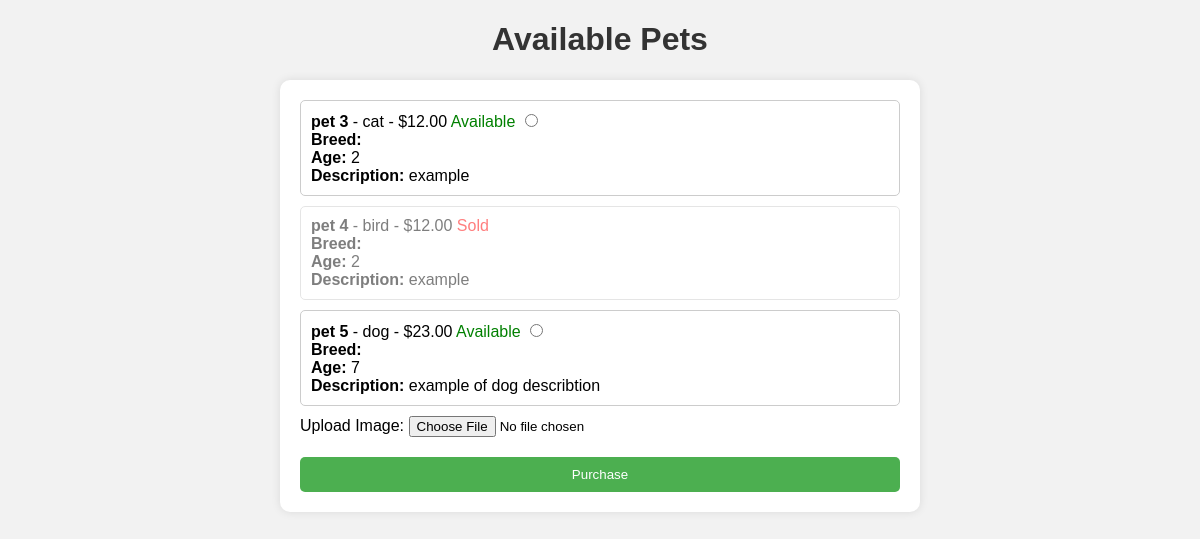
Before: /buy/ with the older database file.
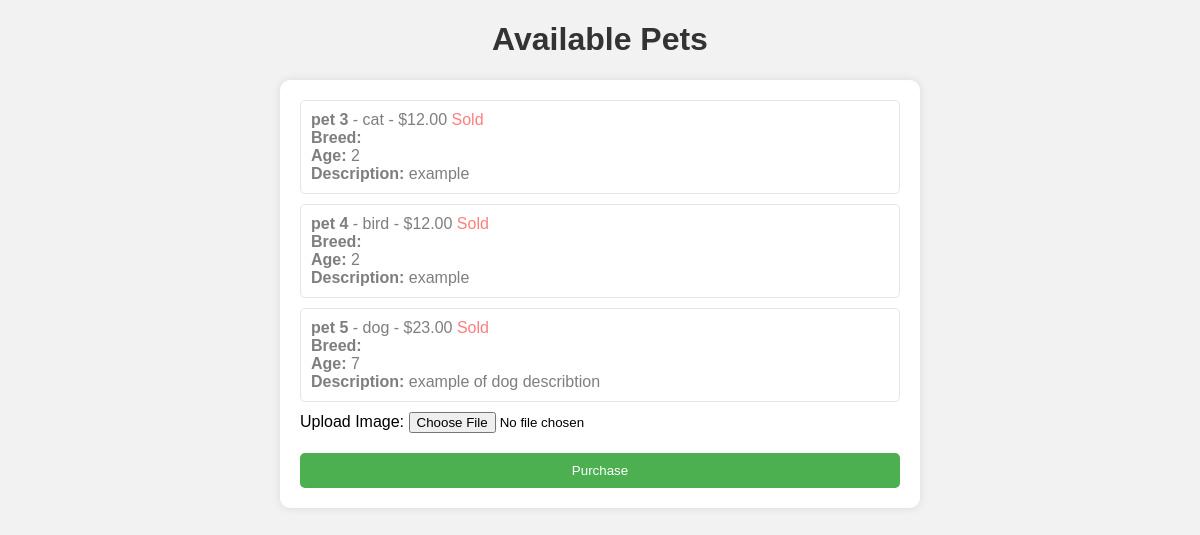
After: the same page with the newer database file.
### app1/models.py (models this page shows)
class PetAdd(models.Model):
    name = models.CharField(max_length=100)
    species = models.CharField(max_length=100)
    age = models.IntegerField()
    description = models.TextField()
    price = models.DecimalField(max_digits=10, decimal_places=2)
    available = models.BooleanField(default=True)
    image = models.ImageField(upload_to='pet_images/', null=True, blank=True)
    image_url = models.URLField(null=True, blank=True)

### app1/views.py (the view)
# urls.py: path('buy/', buy_pet, name='buy_pet'),
def buy_pet(request):
    if request.method == 'POST':
        pet_id = request.POST.get('pet_id')
        pet = PetAdd.objects.get(id=pet_id)
        pet.available = False  # Mark the pet as sold
        pet.save()  # Save the changes to the database
        return redirect('buy_pet')  # Redirect to refresh the page after purchase
    pets = PetAdd.objects.all()
    return render(request, 'buy.html', {'pets': pets})

### templates/buy.html (shortened to what this page needs)
<!DOCTYPE html>
<html lang="en">
<head>
</head>
<body>
    <h1>Available Pets</h1>
    <form method="post" action="{% url 'buy_pet' %}" id="purchaseForm" enctype="multipart/form-data">
        {% for pet in pets %}
        <div class="pet-item" {% if not pet.available %}style="opacity: 0.5;"{% endif %}>
            <strong>{{ pet.name }}</strong> - {{ pet.species }} - ${{ pet.price }}
            {% if pet.available %}
                <span class="available">Available</span>
                <input type="radio" name="pet_id" value="{{ pet.id }}">
            {% else %}
                <span class="sold">Sold</span>
            {% endif %}
            <br>
            <strong>Breed:</strong> {{ pet.breed }}<br>
            <strong>Age:</strong> {{ pet.age }}<br>
            <strong>Description:</strong> {{ pet.description }}<br>
        </div>
        {% endfor %}
        <label for="pet_image">Upload Image:</label>
        <input type="file" name="pet_image" id="pet_image">
        <button type="submit">Purchase</button>
    </form>
</body>
</html>

### templates/buy.html (style rules this page uses)
body { font-family: Arial, sans-serif; background-color: #f2f2f2; margin: 0; padding: 0; }
h1 { text-align: center; color: #333; }
form { max-width: 600px; margin: 0 auto; padding: 20px; background-color: #fff; border-radius: 10px; box-shadow: 0 0 10px rgba(0, 0, 0, 0.1); }
.pet-item { border: 1px solid #ccc; padding: 10px; margin-bottom: 10px; background-color: #fff; border-radius: 5px; }
button[type="submit"] { display: block; width: 100%; padding: 10px; margin-top: 20px; background-color: #4CAF50; color: white; border: none; border-radius: 5px; cursor: pointer; transition: background-color 0.3s; }
.sold { color: red; }

Changed rows visible on the page:
changed PetAdd "pet 3": pet_id "☐" → (not shown); available "Available" → "Sold"
changed PetAdd "pet 5": pet_id "☐" → (not shown); available "Available" → "Sold"
